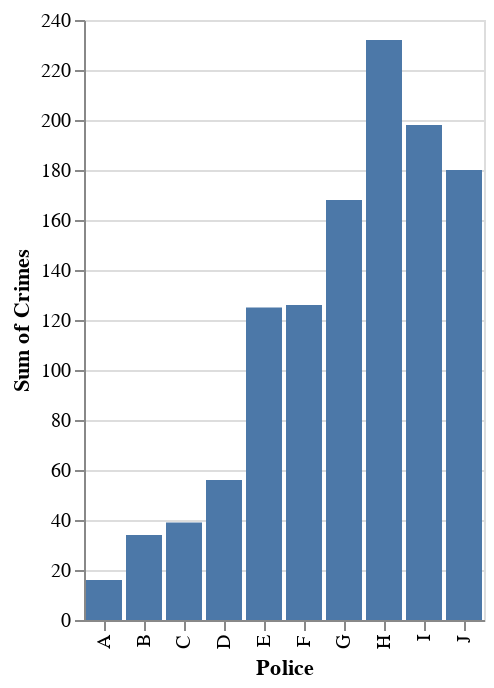

The notebook cell this image was saved under:
### Code cell
alt.Chart(dfmap).mark_bar().encode(
    x = 'Police',
    y = 'sum(Crimes)'
)

### Figure 1 — Vega-Lite specification as saved in the notebook (floating-point values rounded to 4 significant figures; data arrays with more than 128 entries replaced by an {"elided": "..."} marker saying what was removed)
{"config": {"view": {"continuousWidth": 400, "continuousHeight": 300}}, "data": {"name": "data-6052f624ebc2325a17e5161eb50f39ff"}, "mark": "bar", "encoding": {"x": {"type": "nominal", "field": "Police"}, "y": {"type": "quantitative", "aggregate": "sum", "field": "Crimes"}}, "$schema": "https://vega.github.io/schema/vega-lite/v4.0.2.json", "datasets": {"data-6052f624ebc2325a17e5161eb50f39ff": {"elided": "199 records"}}}
